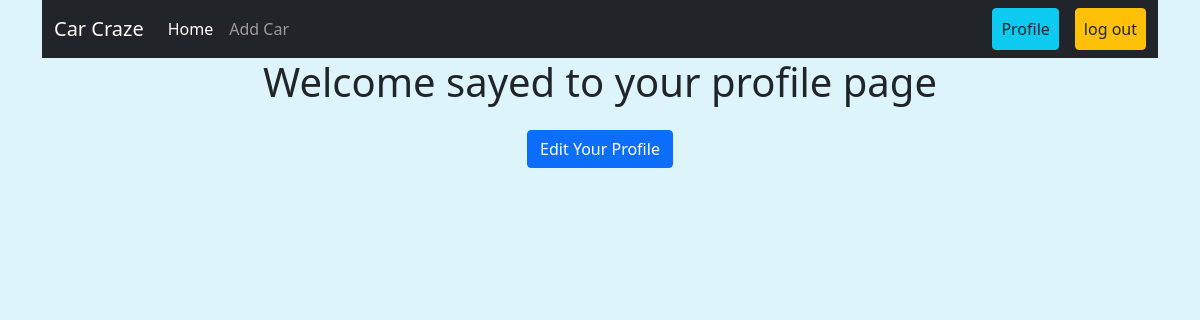
/user/profile/ (signed in), run on an earlier commit of the app's database.
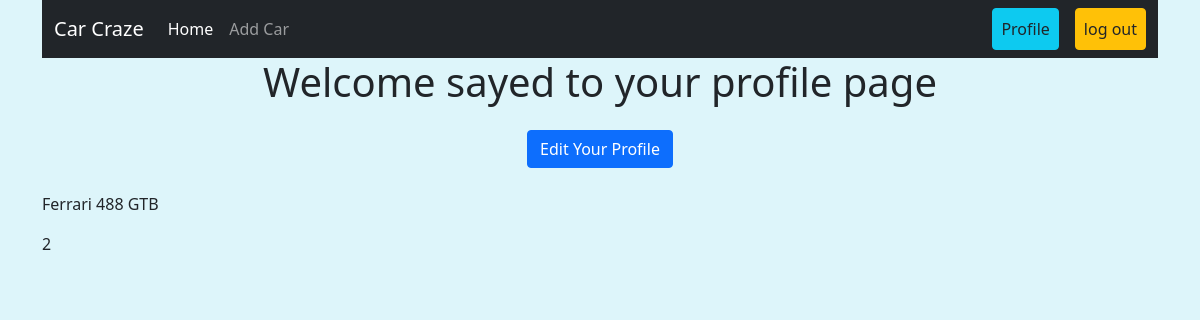
And on a later commit of the database.
### car/models.py (models this page shows, shortened)
class Car(models.Model):
    car_name = models.CharField(max_length=100)
    description = models.TextField()
    image = models.ImageField(upload_to='car/media/uploads/', blank = True, null = True)
    quantity = models.IntegerField()
    price = models.IntegerField()
    brand_name = models.ForeignKey(Brand, on_delete=models.CASCADE)
    customers = models.ManyToManyField(User, blank=True)

### user/views.py (the view)
# urls.py: path('profile/', views.profile, name='profile'),
@login_required         # login required decorator
def profile(request):
    data = Car.objects.filter(customers = request.user)
    return render(request, 'profile.html', {'data': data})

### user/templates/profile.html
{% extends 'base.html' %}
{% load crispy_forms_tags %}
{% block content %}
<h1 class="text-center">Welcome {{user}} to your profile page</h1>
<div class="text-center my-4">
  <a class="btn btn-primary" href="{% url 'edit_profile' %}"
    >Edit Your Profile</a
  >
</div>
{% for car in data %}
<p>{{car.car_name}}</p>
<p>{{car.quantity}}</p>
{% endfor %}
{% endblock %}

What changed in the data, as far as the page shows it:
now on this page (row edited): Car: car_name "Ferrari 488 GTB", quantity "2"
